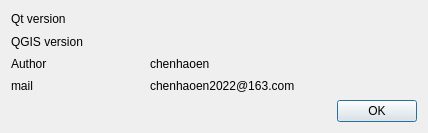
<?xml version="1.0" encoding="UTF-8"?>
<ui version="4.0">
 <class>AboutTinyGISDlgClass</class>
 <widget class="QDialog" name="AboutTinyGISDlgClass">
  <property name="geometry">
   <rect>
    <x>0</x>
    <y>0</y>
    <width>428</width>
    <height>133</height>
   </rect>
  </property>
  <property name="windowTitle">
   <string>About TinyGIS</string>
  </property>
  <layout class="QGridLayout" name="gridLayout">
   <item row="2" column="1" colspan="2">
    <widget class="QLabel" name="label_6">
     <property name="text">
      <string>chenhaoen</string>
     </property>
    </widget>
   </item>
   <item row="0" column="1" colspan="2">
    <widget class="QLabel" name="label_qt_version">
     <property name="text">
      <string/>
     </property>
    </widget>
   </item>
   <item row="1" column="1" colspan="2">
    <widget class="QLabel" name="label_qgis_version">
     <property name="text">
      <string/>
     </property>
    </widget>
   </item>
   <item row="2" column="0">
    <widget class="QLabel" name="label_5">
     <property name="text">
      <string>Author</string>
     </property>
    </widget>
   </item>
   <item row="3" column="0">
    <widget class="QLabel" name="label_7">
     <property name="text">
      <string>mail</string>
     </property>
    </widget>
   </item>
   <item row="1" column="0">
    <widget class="QLabel" name="label_3">
     <property name="text">
      <string>QGIS version</string>
     </property>
    </widget>
   </item>
   <item row="3" column="1" colspan="2">
    <widget class="QLabel" name="label_8">
     <property name="text">
      <string notr="true">chenhaoen2022@163.com</string>
     </property>
    </widget>
   </item>
   <item row="0" column="0">
    <widget class="QLabel" name="label">
     <property name="text">
      <string>Qt version</string>
     </property>
    </widget>
   </item>
   <item row="4" column="0" colspan="3">
    <widget class="QDialogButtonBox" name="buttonBox">
     <property name="standardButtons">
      <set>QDialogButtonBox::Ok</set>
     </property>
    </widget>
   </item>
  </layout>
 </widget>
 <layoutdefault spacing="6" margin="11"/>
 <resources/>
 <connections>
  <connection>
   <sender>buttonBox</sender>
   <signal>accepted()</signal>
   <receiver>AboutTinyGISDlgClass</receiver>
   <slot>accept()</slot>
   <hints>
    <hint type="sourcelabel">
     <x>369</x>
     <y>106</y>
    </hint>
    <hint type="destinationlabel">
     <x>343</x>
     <y>132</y>
    </hint>
   </hints>
  </connection>
 </connections>
</ui>
